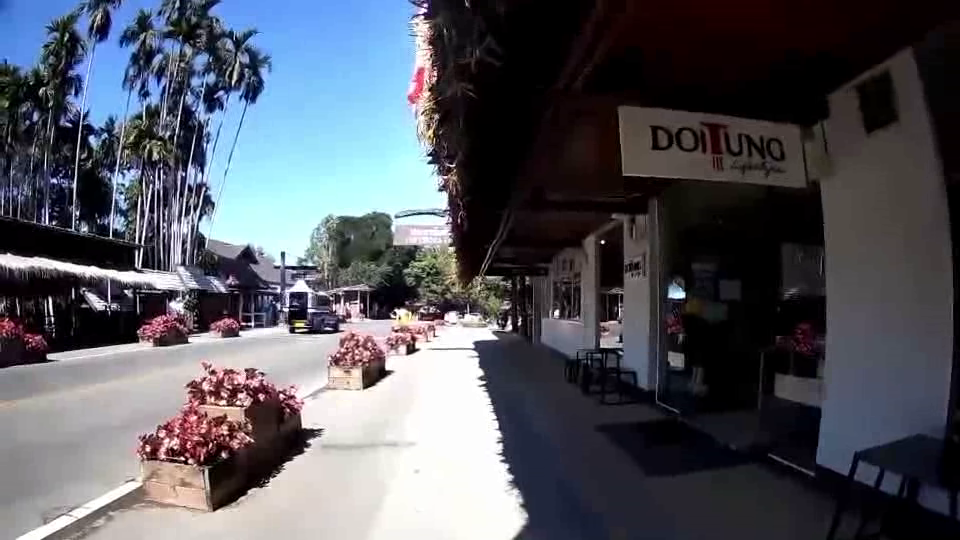
#> input picture frame 19 of footprints/ggggg.avi, 960 x 540 px, given in place of outpy.avi, which was not available
$ python boxbox.py
#> lines starting #> are read from the running program, lines starting #| are printed output that depends on the picture; after the words box and inside, x2 and y2 are one past the last pixel; in counts of white or black regions, pixels touching at a corner belong together; pictures that were not available may be replaced by others from this repository, and a replacement may not be noted
import cv2
cap = cv2.VideoCapture('outpy.avi')
while(cap.isOpened()):
        ret, frame = cap.read()
#> frame is the input picture: shape (540, 960, 3); mean B, G, R 94.7, 86.3, 84.4
        if ret == True:
            im = frame
            imgray = cv2.cvtColor(im, cv2.COLOR_BGR2GRAY)
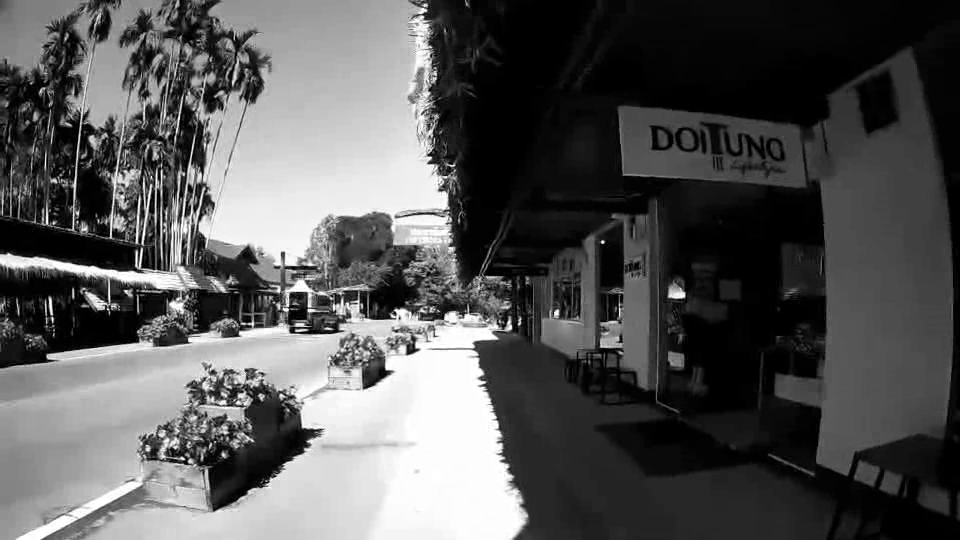
#> imgray: shape (540, 960); min 0, max 255, mean 86.7
            ret, thresh = cv2.threshold(imgray, 127, 255, 0)
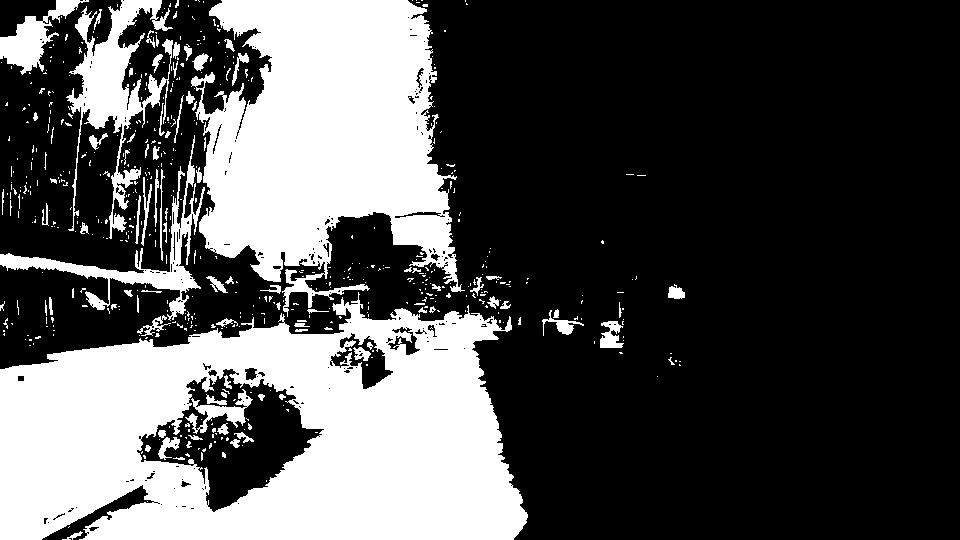
#> thresh: shape (540, 960); 31.5% white; 570 white regions (477 under 20 px)
            contours, hierarchy = cv2.findContours(thresh, cv2.RETR_TREE, cv2.CHAIN_APPROX_SIMPLE)
#> contours = 810 contours, 720 with area under 20; largest, box (x1, y1, x2, y2) and area: (0, 292, 528, 540) 101012, (191, 0, 465, 317) 53264, (136, 368, 325, 513) 13390, (66, 0, 173, 239) 6484, (0, 135, 205, 321) 3784
            contours, _ = cv2.findContours(thresh, cv2.RETR_LIST, cv2.CHAIN_APPROX_SIMPLE)
            for c in contours:
                rect = cv2.boundingRect(c)
                if rect[2] < 100 or rect[3] < 100: continue
                print(cv2.contourArea(c))
                x,y,w,h = rect
                cv2.rectangle(im,(x,y),(x+w,y+h),(0,255,0),2)
                cv2.putText(im,'Object Detected',(x+w+10,y+h),0,0.3,(0,255,0))
#> this loop made 810 passes
#> rect on passes 1 to 3: (86, 531, 4, 4), (62, 531, 21, 9), (88, 526, 12, 6)
#| 13389.5
#| 101012.5
#| 3783.5
#| 53263.5
#| 6483.5
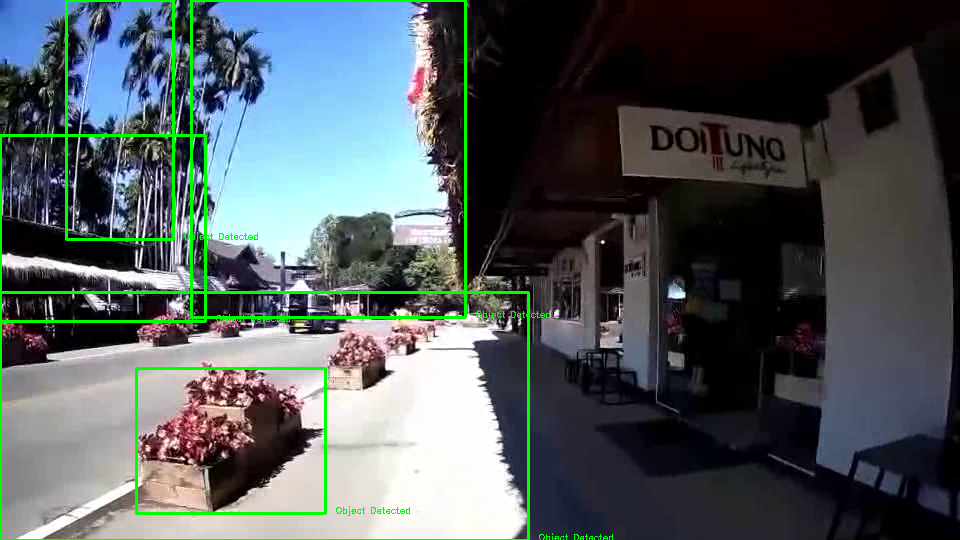
#> im: shape (540, 960, 3); 2.59% of pixels changed, all inside (x1, y1, x2, y2) = (0, 0, 613, 540)
            cv2.imshow("Show",im)
            if cv2.waitKey(25) & 0xFF == ord('q'):
#> (key q is pressed here)
                break
        else:
            break
cv2.destroyAllWindows()

$ run again, starting later in the video
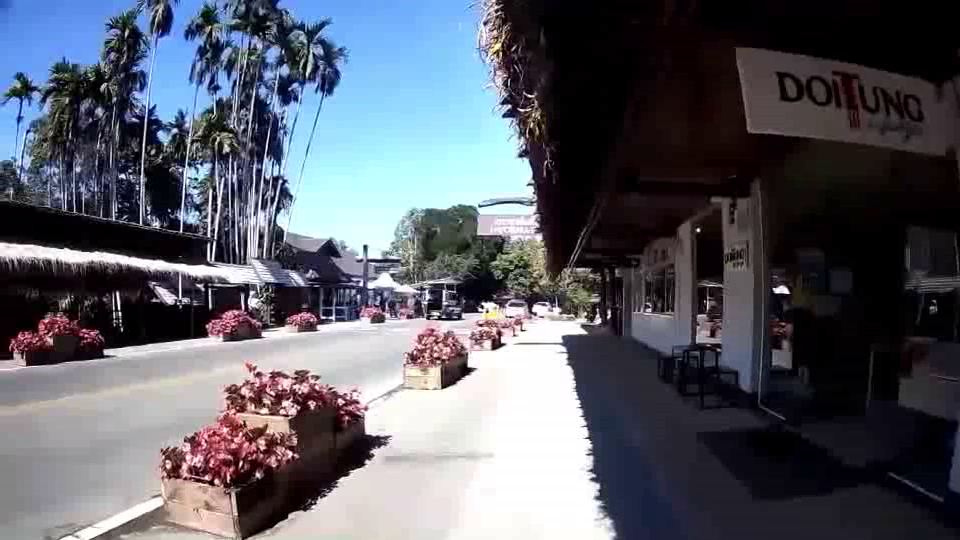
#> input picture frame 86 of footprints/ggggg.avi, 960 x 540 px, given in place of outpy.avi, which was not available
#> frame is the input picture: shape (540, 960, 3); mean B, G, R 102.1, 92.5, 90.2
#> `ret, thresh = cv2.threshold(imgray, 127, 255, 0)`:
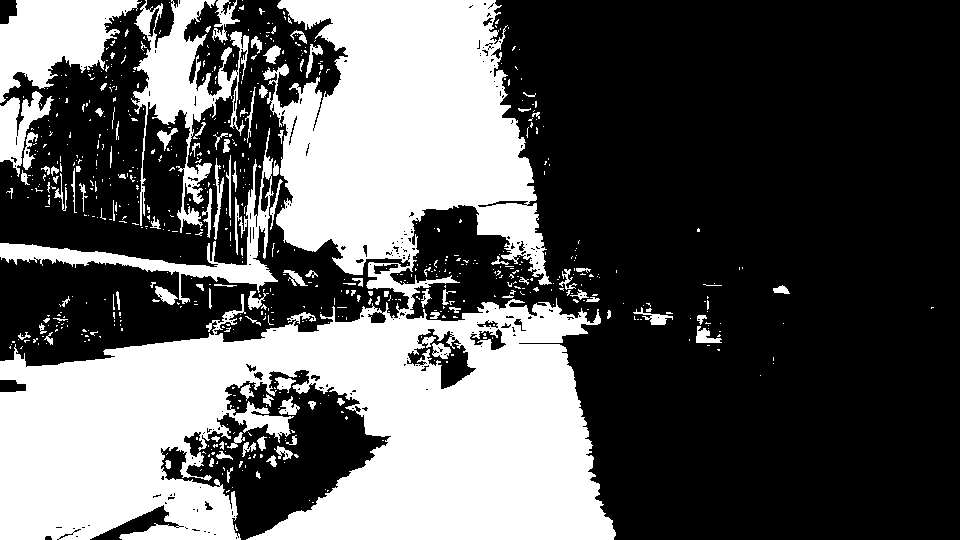
#> thresh: shape (540, 960); 36.5% white; 707 white regions (599 under 20 px)
#> contours = 993 contours, 884 with area under 20; largest, box (x1, y1, x2, y2) and area: (0, 0, 616, 540) 155514, (0, 0, 142, 103) 7740, (131, 0, 249, 233) 7426, (0, 128, 278, 304) 4968, (406, 328, 477, 390) 1926
#> the loop `for c in contours:` made 993 passes
#> rect on passes 1 to 3: (235, 536, 3, 4), (237, 535, 3, 4), (75, 535, 4, 3)
#> (printed output is left out)
#> after the loop `for c in contours:`:
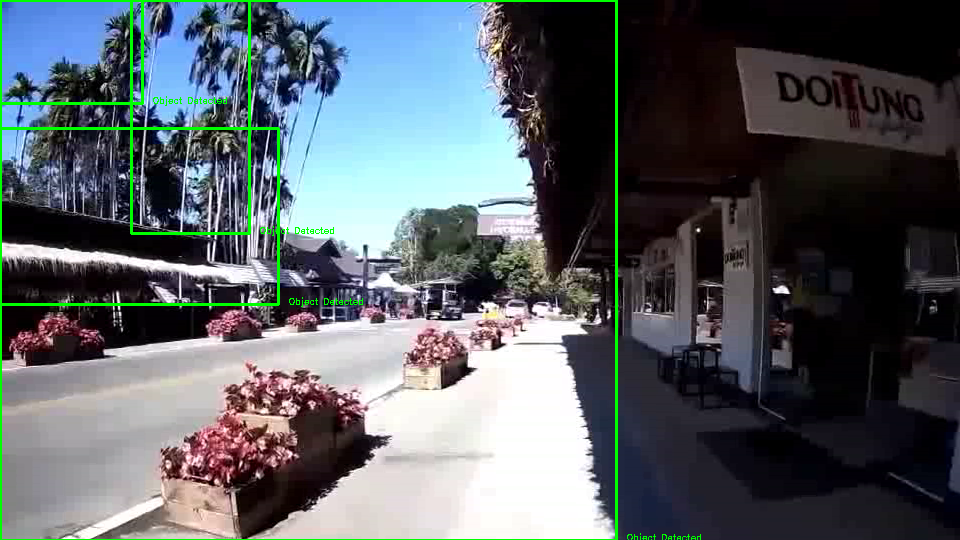
#> im: shape (540, 960, 3); 1.91% of pixels changed, all inside (x1, y1, x2, y2) = (0, 0, 701, 540)

$ run again, starting later in the video
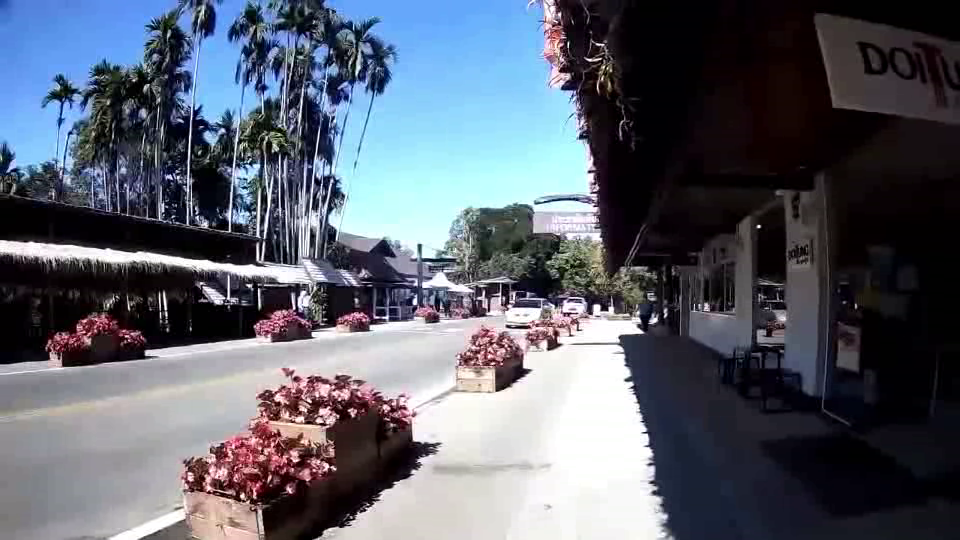
#> input picture frame 153 of footprints/ggggg.avi, 960 x 540 px, given in place of outpy.avi, which was not available
#> frame is the input picture: shape (540, 960, 3); mean B, G, R 108, 96.2, 91.5
#> `ret, thresh = cv2.threshold(imgray, 127, 255, 0)`:
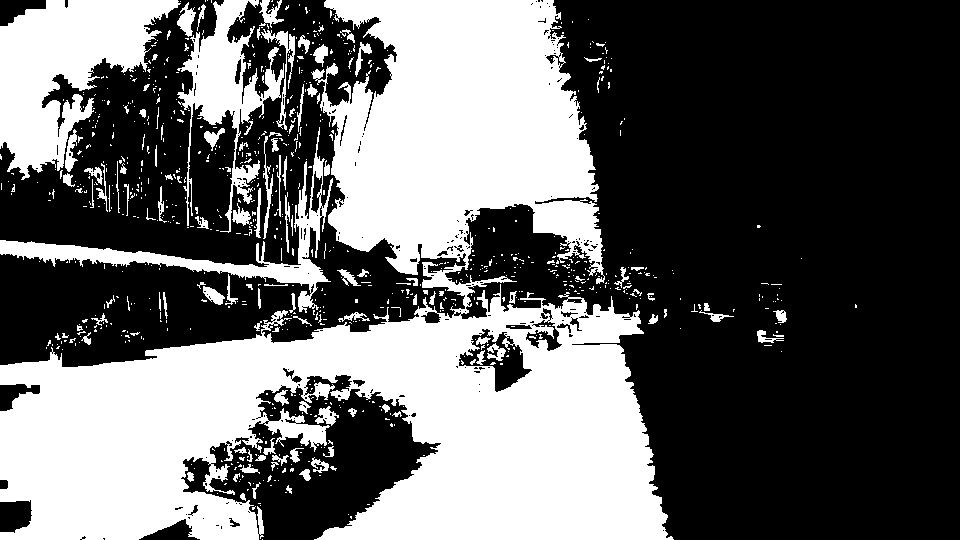
#> thresh: shape (540, 960); 39.7% white; 863 white regions (744 under 20 px)
#> contours = 1191 contours, 1077 with area under 20; largest, box (x1, y1, x2, y2) and area: (0, 0, 674, 540) 164001, (0, 0, 181, 180) 16055, (177, 0, 284, 233) 6605, (0, 127, 333, 313) 5826, (458, 328, 533, 393) 2242
#> the loop `for c in contours:` made 1191 passes
#> rect on passes 1 to 3: (262, 539, 1, 1), (81, 535, 6, 5), (189, 533, 4, 3)
#> (printed output is left out)
#> after the loop `for c in contours:`:
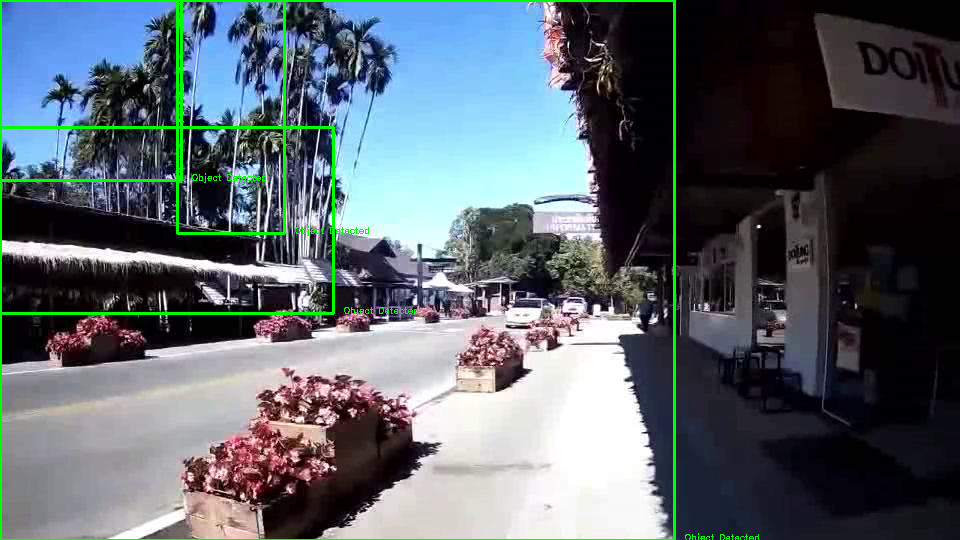
#> im: shape (540, 960, 3); 2.07% of pixels changed, all inside (x1, y1, x2, y2) = (0, 0, 759, 540)
